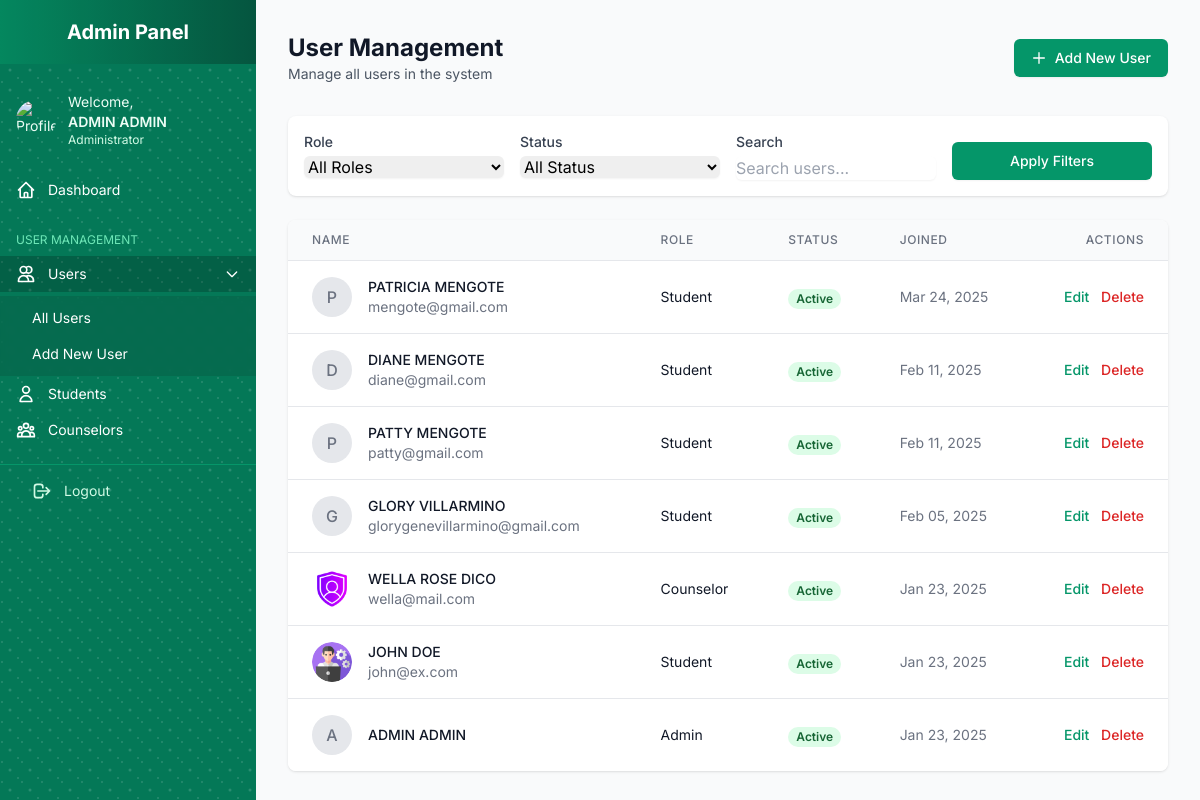
Before: /admin-panel/users/ (signed in) with the older database file.
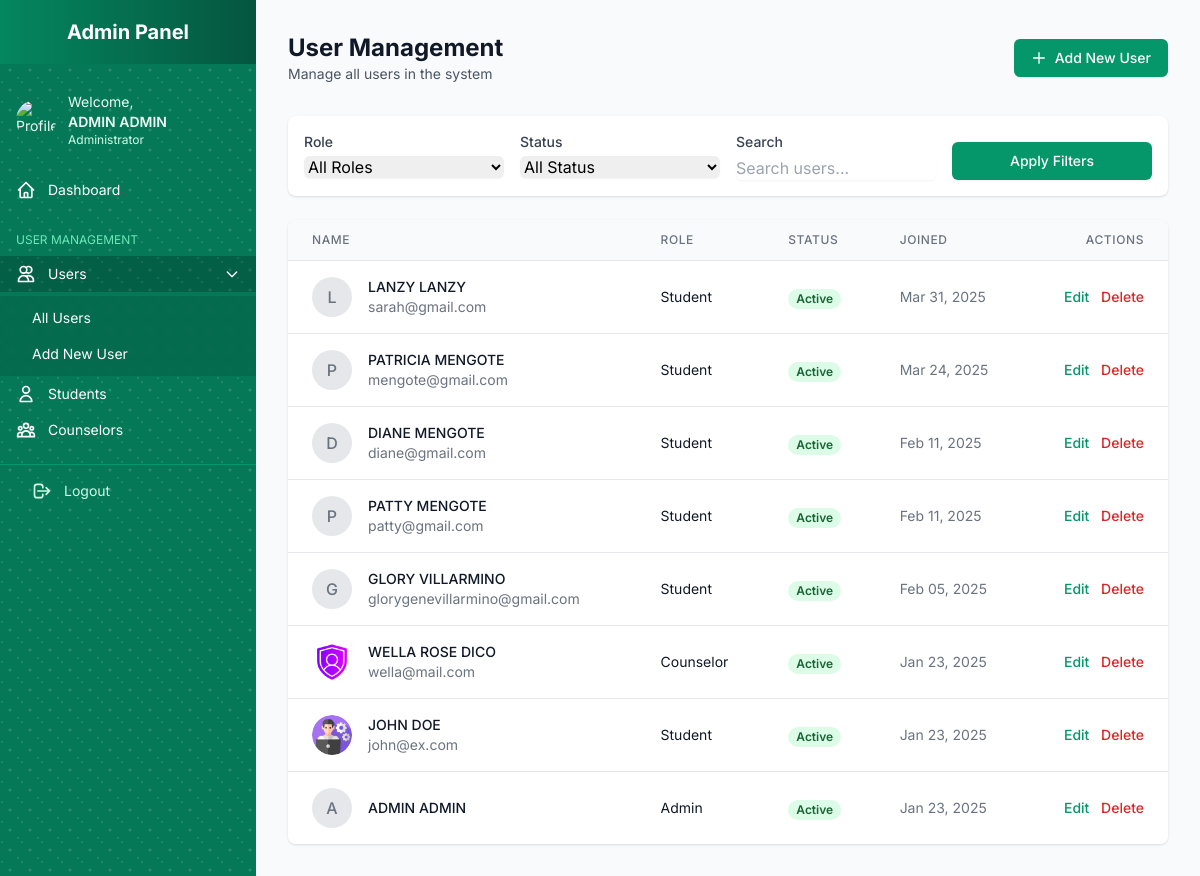
After: the same page with the newer database file.
### core/models.py (models this page shows, shortened)
class User(AbstractUser):
    ROLE_CHOICES = [
        ('admin', 'Admin'),
        ('counselor', 'Counselor'),
        ('student', 'Student'),
    ]
    APPROVAL_STATUS_CHOICES = [
        ('pending', 'Pending'),
        ('approved', 'Approved'),
        ('rejected', 'Rejected'),
    ]
    role = models.CharField(max_length=20, choices=ROLE_CHOICES, default='student')
    counselor = models.OneToOneField('Counselor', on_delete=models.CASCADE, null=True, blank=True, related_name='user_profile')
    profile_picture = models.ImageField(upload_to='profile_pictures/', blank=True, null=True)
    approval_status = models.CharField(
        max_length=10,
        choices=APPROVAL_STATUS_CHOICES,
        default='pending'
    )
    is_active = models.BooleanField(
        _('active'),
        default=True,
        help_text=_(
            'Designates whether this user should be treated as active. '
            'Unselect this instead of deleting accounts.'
        ),
    )
    groups = models.ManyToManyField(
        'auth.Group',
        verbose_name=_('groups'),
        blank=True,
        related_name='custom_user_set',
        related_query_name='custom_user'
    )
    user_permissions = models.ManyToManyField(
        'auth.Permission',
        verbose_name=_('user permissions'),
        blank=True,
        related_name='custom_user_set',
        related_query_name='custom_user'
    )

### core/admin_views.py (the view, shortened to what this page needs)
# urls.py: path('admin-panel/users/', admin_views.admin_users, name='admin_users'),
@login_required
@user_passes_test(is_admin)
def admin_users(request):
    users = User.objects.all().order_by('-date_joined')
    search_query = request.GET.get('search', '')
    role_filter = request.GET.get('role', '')
    status_filter = request.GET.get('status', '')
    if search_query:
        users = users.filter(
            Q(first_name__icontains=search_query) |
            Q(last_name__icontains=search_query) |
            Q(email__icontains=search_query)
        )
    if role_filter:
        users = users.filter(role=role_filter)
    context = {
        'users': users,
        'current_filters': {
            'search': search_query,
            'role': role_filter,
            'status': status_filter
        }
    }
    return render(request, 'admin/users.html', context)

### core/admin_views.py (called while the page is built)
def is_admin(user):
    return user.is_authenticated and (user.is_superuser or user.role == 'admin')

### core/templatetags/custom_filters.py (called while the page is built)
@register.filter(name='uppercase_fullname')
def uppercase_fullname(value):
    if value:
        return value.upper()
    return value

### templates/admin/users.html (shortened to what the changed rows need)
{% extends 'base.html' %}
{% load static %}
{% load custom_filters %}
{% block content %}
    <div class="flex h-screen bg-gray-50">
        {% include 'includes/admin_sidebar.html' %}
        <div class="flex-1 ml-64 p-8 overflow-y-auto">
            <div class="max-w-7xl mx-auto">
                <div class="mb-8 flex justify-between items-center">
                    <div>
                        <h1 class="text-2xl font-bold text-gray-900">User Management</h1>
                    </div>
                </div>
                <div class="bg-white shadow overflow-hidden rounded-lg">
                    <table class="min-w-full divide-y divide-gray-200">
                        <thead class="bg-gray-50">
                            <tr>
                                <th class="px-6 py-3 text-left text-xs font-medium text-gray-500 uppercase tracking-wider">Name</th>
                                <th class="px-6 py-3 text-left text-xs font-medium text-gray-500 uppercase tracking-wider">Role</th>
                                <th class="px-6 py-3 text-left text-xs font-medium text-gray-500 uppercase tracking-wider">Status</th>
                                <th class="px-6 py-3 text-left text-xs font-medium text-gray-500 uppercase tracking-wider">Joined</th>
                                <th class="px-6 py-3 text-right text-xs font-medium text-gray-500 uppercase tracking-wider">Actions</th>
                            </tr>
                        </thead>
                        <tbody class="bg-white divide-y divide-gray-200">
                            {% for user in users %}
                                <tr>
                                    <td class="px-6 py-4 whitespace-nowrap">
                                        <div class="flex items-center">
                                            {% if user.profile_picture %}
                                                <img class="h-10 w-10 rounded-full" src="{{ user.profile_picture.url }}" alt="">
                                            {% else %}
                                                <div class="h-10 w-10 rounded-full bg-gray-200 flex items-center justify-center">
                                                    <span class="text-gray-500 font-medium">{{ user.first_name|first|upper }}</span>
                                                </div>
                                            {% endif %}
                                            <div class="ml-4">
                                                <div class="text-sm font-medium text-gray-900">{{ user.get_full_name|uppercase_fullname }}</div>
                                                <div class="text-sm text-gray-500">{{ user.email }}</div>
                                            </div>
                                        </div>
                                    </td>
                                    <td class="px-6 py-4 whitespace-nowrap">
                                        <div class="text-sm text-gray-900">{{ user.role|title }}</div>
                                    </td>
                                    <td class="px-6 py-4 whitespace-nowrap">
                                        {% if user.approval_status == 'pending' %}
                                            <span class="px-2 inline-flex text-xs leading-5 font-semibold rounded-full bg-yellow-100 text-yellow-800">
                                                Pending
                                            </span>
                                        {% elif user.approval_status == 'approved' %}
                                            <span class="px-2 inline-flex text-xs leading-5 font-semibold rounded-full bg-green-100 text-green-800">
                                                Active
                                            </span>
                                        {% else %}
                                            <span class="px-2 inline-flex text-xs leading-5 font-semibold rounded-full bg-red-100 text-red-800">
                                                Inactive
                                            </span>
                                        {% endif %}
                                    </td>
                                    <td class="px-6 py-4 whitespace-nowrap text-sm text-gray-500">
                                        {{ user.date_joined|date:"M d, Y" }}
                                    </td>
                                    <td class="px-6 py-4 whitespace-nowrap text-right text-sm font-medium space-x-2">
                                        <a href="{% url 'admin_edit_user' user.id %}" class="text-emerald-600 hover:text-emerald-900">Edit</a>
                                        <a href="{% url 'admin_delete_user' user.id %}" class="text-red-600 hover:text-red-900">Delete</a>
                                    </td>
                                </tr>
                            {% empty %}
                                <tr>
                                    <td colspan="5" class="px-6 py-4 text-center text-sm text-gray-500">
                                        No users found
                                    </td>
                                </tr>
                            {% endfor %}
                        </tbody>
                    </table>
                </div>
            </div>
        </div>
    </div>
{% endblock %}

### templates/includes/admin_sidebar.html (shortened to what the changed rows need)
{% load static %}
{% load custom_filters %}
<div class="fixed inset-y-0 left-0 w-64 bg-emerald-700 text-white overflow-y-auto">
    <div class="relative">
        <div class="flex items-center justify-center h-16 bg-gradient-to-r from-emerald-600 to-emerald-800 relative">
            <h1 class="text-xl font-bold relative z-10">Admin Panel</h1>
        </div>
        <nav class="mt-5">
            <div class="px-4 py-2 text-sm text-emerald-50">
                {% if user.is_authenticated %}
                    <div class="mb-4 flex items-center">
                        <img class="h-10 w-10 rounded-full mr-3" src="{% if user.profile_picture %}{{ user.profile_picture.url }}{% else %}{% static 'images/default-profile.png' %}{% endif %}" alt="Profile Picture">
                        <div>
                            <p class="text-sm">Welcome,</p>
                            <p class="font-semibold">{{ user.get_full_name|uppercase_fullname|default:user.username }}</p>
                            <p class="text-xs text-emerald-100">Administrator</p>
                        </div>
                    </div>
                {% endif %}
            </div>
        </nav>
    </div>
</div>

Changed rows visible on the page:
added User: first_name|first "L", get_full_name "LANZY LANZY", email "sarah@gmail.com", role "Student", approval_status "Active", date_joined "Mar 31, 2025"
